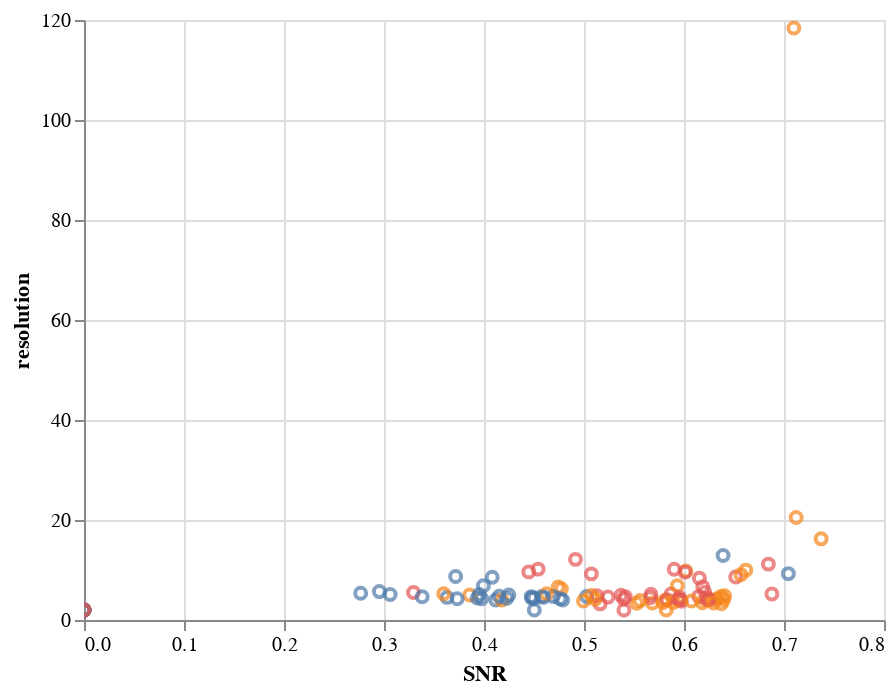

Notebook code for this chart:
### Code cell
zoom = alt.selection_interval(bind='scales')

input_dropdown = alt.binding_select(
    options=measures['ChannelLabel'].unique()
)

selection = alt.selection_single(
    fields=['ChannelLabel'],
    bind=input_dropdown,
    name='Channel :')

color = alt.condition(
    selection,
    alt.Color('ChannelLabel:N', legend=None),
    alt.value('lightgray')
)


chart.mark_point().encode(
    x="SNR",
    y="resolution",
    color=color,
    tooltip="AquisitionDate:N"
).add_selection(
    selection
).add_selection(
    zoom
)

### Figure 1 — Vega-Lite specification as saved in the notebook (floating-point values rounded to 4 significant figures)
{"config": {"view": {"continuousWidth": 400, "continuousHeight": 300}}, "data": {"name": "data-89c6f1efc614c89bcae9aa2261f15019"}, "mark": "point", "encoding": {"color": {"condition": {"type": "nominal", "field": "ChannelLabel", "legend": null, "selection": "Channel :"}, "value": "lightgray"}, "tooltip": {"type": "nominal", "field": "AquisitionDate"}, "x": {"type": "quantitative", "field": "SNR"}, "y": {"type": "quantitative", "field": "resolution"}}, "selection": {"Channel :": {"type": "single", "fields": ["ChannelLabel"], "bind": {"input": "select", "options": ["Ch2-T1", "Ch1-T2", "Ch2-T3"]}}, "selector002": {"type": "interval", "bind": "scales"}}, "$schema": "https://vega.github.io/schema/vega-lite/v4.8.1.json", "datasets": {"data-89c6f1efc614c89bcae9aa2261f15019": [{"Id": 16437, "AquisitionDate": "2015-04-09T02:09:49", "LensNA": 0.8, "ChannelLabel": "Ch2-T1", "PhysicalSizeX": 0.4151, "C": 0.0, "Z": 0.0, "T": 0.0, "SNR": 0.0, "resolution": 2.0}, {"Id": 16437, "AquisitionDate": "2015-04-09T02:09:49", "LensNA": 0.8, "ChannelLabel": "Ch1-T2", "PhysicalSizeX": 0.4151, "C": 1.0, "Z": 0.0, "T": 0.0, "SNR": 0.0, "resolution": 2.0}, {"Id": 16437, "AquisitionDate": "2015-04-09T02:09:49", "LensNA": 0.8, "ChannelLabel": "Ch2-T3", "PhysicalSizeX": 0.4151, "C": 2.0, "Z": 0.0, "T": 0.0, "SNR": 0.0, "resolution": 2.0}, {"Id": 16407, "AquisitionDate": "2015-04-09T02:09:49", "LensNA": 0.8, "ChannelLabel": "Ch2-T1", "PhysicalSizeX": 0.4151, "C": 0.0, "Z": 0.0, "T": 0.0, "SNR": 0.5933, "resolution": 4.024}, {"Id": 16407, "AquisitionDate": "2015-04-09T02:09:49", "LensNA": 0.8, "ChannelLabel": "Ch1-T2", "PhysicalSizeX": 0.4151, "C": 1.0, "Z": 0.0, "T": 0.0, "SNR": 0.0, "resolution": 2.0}, {"Id": 16407, "AquisitionDate": "2015-04-09T02:09:49", "LensNA": 0.8, "ChannelLabel": "Ch2-T3", "PhysicalSizeX": 0.4151, "C": 2.0, "Z": 0.0, "T": 0.0, "SNR": 0.5871, "resolution": 5.204}, {"Id": 16423, "AquisitionDate": "2015-04-09T02:09:49", "LensNA": 0.8, "ChannelLabel": "Ch2-T1", "PhysicalSizeX": 0.4151, "C": 0.0, "Z": 0.0, "T": 0.0, "SNR": 0.5816, "resolution": 4.003}, {"Id": 16423, "AquisitionDate": "2015-04-09T02:09:49", "LensNA": 0.8, "ChannelLabel": "Ch1-T2", "PhysicalSizeX": 0.4151, "C": 1.0, "Z": 0.0, "T": 0.0, "SNR": 0.4575, "resolution": 4.695}, {"Id": 16423, "AquisitionDate": "2015-04-09T02:09:49", "LensNA": 0.8, "ChannelLabel": "Ch2-T3", "PhysicalSizeX": 0.4151, "C": 2.0, "Z": 0.0, "T": 0.0, "SNR": 0.537, "resolution": 4.96}, {"Id": 16410, "AquisitionDate": "2015-04-09T02:09:49", "LensNA": 0.8, "ChannelLabel": "Ch2-T1", "PhysicalSizeX": 0.4151, "C": 0.0, "Z": 0.0, "T": 0.0, "SNR": 0.6219, "resolution": 4.001}, {"Id": 16410, "AquisitionDate": "2015-04-09T02:09:49", "LensNA": 0.8, "ChannelLabel": "Ch1-T2", "PhysicalSizeX": 0.4151, "C": 1.0, "Z": 0.0, "T": 0.0, "SNR": 0.4503, "resolution": 2.0}, {"Id": 16410, "AquisitionDate": "2015-04-09T02:09:49", "LensNA": 0.8, "ChannelLabel": "Ch2-T3", "PhysicalSizeX": 0.4151, "C": 2.0, "Z": 0.0, "T": 0.0, "SNR": 0.6147, "resolution": 4.691}, {"Id": 16414, "AquisitionDate": "2015-04-09T02:09:49", "LensNA": 0.8, "ChannelLabel": "Ch2-T1", "PhysicalSizeX": 0.4151, "C": 0.0, "Z": 0.0, "T": 0.0, "SNR": 0.5527, "resolution": 3.366}, {"Id": 16414, "AquisitionDate": "2015-04-09T02:09:49", "LensNA": 0.8, "ChannelLabel": "Ch1-T2", "PhysicalSizeX": 0.4151, "C": 1.0, "Z": 0.0, "T": 0.0, "SNR": 0.4118, "resolution": 4.001}, {"Id": 16414, "AquisitionDate": "2015-04-09T02:09:49", "LensNA": 0.8, "ChannelLabel": "Ch2-T3", "PhysicalSizeX": 0.4151, "C": 2.0, "Z": 0.0, "T": 0.0, "SNR": 0.5161, "resolution": 3.232}, {"Id": 16420, "AquisitionDate": "2015-04-09T02:09:49", "LensNA": 0.8, "ChannelLabel": "Ch2-T1", "PhysicalSizeX": 0.4151, "C": 0.0, "Z": 0.0, "T": 0.0, "SNR": 0.418, "resolution": 4.0}, {"Id": 16420, "AquisitionDate": "2015-04-09T02:09:49", "LensNA": 0.8, "ChannelLabel": "Ch1-T2", "PhysicalSizeX": 0.4151, "C": 1.0, "Z": 0.0, "T": 0.0, "SNR": 0.3976, "resolution": 4.269}, {"Id": 16420, "AquisitionDate": "2015-04-09T02:09:49", "LensNA": 0.8, "ChannelLabel": "Ch2-T3", "PhysicalSizeX": 0.4151, "C": 2.0, "Z": 0.0, "T": 0.0, "SNR": 0.5413, "resolution": 4.65}, {"Id": 16426, "AquisitionDate": "2015-04-09T02:09:49", "LensNA": 0.8, "ChannelLabel": "Ch2-T1", "PhysicalSizeX": 0.4151, "C": 0.0, "Z": 0.0, "T": 0.0, "SNR": 0.3857, "resolution": 5.017}, {"Id": 16426, "AquisitionDate": "2015-04-09T02:09:49", "LensNA": 0.8, "ChannelLabel": "Ch1-T2", "PhysicalSizeX": 0.4151, "C": 1.0, "Z": 0.0, "T": 0.0, "SNR": 0.3631, "resolution": 4.521}, {"Id": 16426, "AquisitionDate": "2015-04-09T02:09:49", "LensNA": 0.8, "ChannelLabel": "Ch2-T3", "PhysicalSizeX": 0.4151, "C": 2.0, "Z": 0.0, "T": 0.0, "SNR": 0.6154, "resolution": 8.377}, {"Id": 16431, "AquisitionDate": "2015-04-09T02:09:49", "LensNA": 0.8, "ChannelLabel": "Ch2-T1", "PhysicalSizeX": 0.4151, "C": 0.0, "Z": 0.0, "T": 0.0, "SNR": 0.6265, "resolution": 4.033}, {"Id": 16431, "AquisitionDate": "2015-04-09T02:09:49", "LensNA": 0.8, "ChannelLabel": "Ch1-T2", "PhysicalSizeX": 0.4151, "C": 1.0, "Z": 0.0, "T": 0.0, "SNR": 0.3062, "resolution": 5.117}, {"Id": 16431, "AquisitionDate": "2015-04-09T02:09:49", "LensNA": 0.8, "ChannelLabel": "Ch2-T3", "PhysicalSizeX": 0.4151, "C": 2.0, "Z": 0.0, "T": 0.0, "SNR": 0.3295, "resolution": 5.517}, {"Id": 16404, "AquisitionDate": "2015-04-09T02:09:49", "LensNA": 0.8, "ChannelLabel": "Ch2-T1", "PhysicalSizeX": 0.4151, "C": 0.0, "Z": 0.0, "T": 0.0, "SNR": 0.5933, "resolution": 6.851}, {"Id": 16404, "AquisitionDate": "2015-04-09T02:09:49", "LensNA": 0.8, "ChannelLabel": "Ch1-T2", "PhysicalSizeX": 0.4151, "C": 1.0, "Z": 0.0, "T": 0.0, "SNR": 0.0, "resolution": 2.0}, {"Id": 16404, "AquisitionDate": "2015-04-09T02:09:49", "LensNA": 0.8, "ChannelLabel": "Ch2-T3", "PhysicalSizeX": 0.4151, "C": 2.0, "Z": 0.0, "T": 0.0, "SNR": 0.0, "resolution": 2.0}, {"Id": 16415, "AquisitionDate": "2015-04-09T02:09:49", "LensNA": 0.8, "ChannelLabel": "Ch2-T1", "PhysicalSizeX": 0.4151, "C": 0.0, "Z": 0.0, "T": 0.0, "SNR": 0.5684, "resolution": 3.386}, {"Id": 16415, "AquisitionDate": "2015-04-09T02:09:49", "LensNA": 0.8, "ChannelLabel": "Ch1-T2", "PhysicalSizeX": 0.4151, "C": 1.0, "Z": 0.0, "T": 0.0, "SNR": 0.3933, "resolution": 4.394}, {"Id": 16415, "AquisitionDate": "2015-04-09T02:09:49", "LensNA": 0.8, "ChannelLabel": "Ch2-T3", "PhysicalSizeX": 0.4151, "C": 2.0, "Z": 0.0, "T": 0.0, "SNR": 0.5975, "resolution": 3.752}, {"Id": 16429, "AquisitionDate": "2015-04-09T02:09:49", "LensNA": 0.8, "ChannelLabel": "Ch2-T1", "PhysicalSizeX": 0.4151, "C": 0.0, "Z": 0.0, "T": 0.0, "SNR": 0.4741, "resolution": 6.594}, {"Id": 16429, "AquisitionDate": "2015-04-09T02:09:49", "LensNA": 0.8, "ChannelLabel": "Ch1-T2", "PhysicalSizeX": 0.4151, "C": 1.0, "Z": 0.0, "T": 0.0, "SNR": 0.3952, "resolution": 5.089}, {"Id": 16429, "AquisitionDate": "2015-04-09T02:09:49", "LensNA": 0.8, "ChannelLabel": "Ch2-T3", "PhysicalSizeX": 0.4151, "C": 2.0, "Z": 0.0, "T": 0.0, "SNR": 0.4542, "resolution": 10.18}, {"Id": 16427, "AquisitionDate": "2015-04-09T02:09:49", "LensNA": 0.8, "ChannelLabel": "Ch2-T1", "PhysicalSizeX": 0.4151, "C": 0.0, "Z": 0.0, "T": 0.0, "SNR": 0.4774, "resolution": 6.265}, {"Id": 16427, "AquisitionDate": "2015-04-09T02:09:49", "LensNA": 0.8, "ChannelLabel": "Ch1-T2", "PhysicalSizeX": 0.4151, "C": 1.0, "Z": 0.0, "T": 0.0, "SNR": 0.3716, "resolution": 8.689}, {"Id": 16427, "AquisitionDate": "2015-04-09T02:09:49", "LensNA": 0.8, "ChannelLabel": "Ch2-T3", "PhysicalSizeX": 0.4151, "C": 2.0, "Z": 0.0, "T": 0.0, "SNR": 0.4448, "resolution": 9.622}, {"Id": 16422, "AquisitionDate": "2015-04-09T02:09:49", "LensNA": 0.8, "ChannelLabel": "Ch2-T1", "PhysicalSizeX": 0.4151, "C": 0.0, "Z": 0.0, "T": 0.0, "SNR": 0.6406, "resolution": 4.84}, {"Id": 16422, "AquisitionDate": "2015-04-09T02:09:49", "LensNA": 0.8, "ChannelLabel": "Ch1-T2", "PhysicalSizeX": 0.4151, "C": 1.0, "Z": 0.0, "T": 0.0, "SNR": 0.5026, "resolution": 4.7}, {"Id": 16422, "AquisitionDate": "2015-04-09T02:09:49", "LensNA": 0.8, "ChannelLabel": "Ch2-T3", "PhysicalSizeX": 0.4151, "C": 2.0, "Z": 0.0, "T": 0.0, "SNR": 0.5664, "resolution": 4.471}, {"Id": 16408, "AquisitionDate": "2015-04-09T02:09:49", "LensNA": 0.8, "ChannelLabel": "Ch2-T1", "PhysicalSizeX": 0.4151, "C": 0.0, "Z": 0.0, "T": 0.0, "SNR": 0.556, "resolution": 3.881}, {"Id": 16408, "AquisitionDate": "2015-04-09T02:09:49", "LensNA": 0.8, "ChannelLabel": "Ch1-T2", "PhysicalSizeX": 0.4151, "C": 1.0, "Z": 0.0, "T": 0.0, "SNR": 0.3994, "resolution": 6.844}, {"Id": 16408, "AquisitionDate": "2015-04-09T02:09:49", "LensNA": 0.8, "ChannelLabel": "Ch2-T3", "PhysicalSizeX": 0.4151, "C": 2.0, "Z": 0.0, "T": 0.0, "SNR": 0.5398, "resolution": 4.214}, {"Id": 16432, "AquisitionDate": "2015-04-09T02:09:49", "LensNA": 0.8, "ChannelLabel": "Ch2-T1", "PhysicalSizeX": 0.4151, "C": 0.0, "Z": 0.0, "T": 0.0, "SNR": 0.7371, "resolution": 16.23}, {"Id": 16432, "AquisitionDate": "2015-04-09T02:09:49", "LensNA": 0.8, "ChannelLabel": "Ch1-T2", "PhysicalSizeX": 0.4151, "C": 1.0, "Z": 0.0, "T": 0.0, "SNR": 0.3732, "resolution": 4.263}, {"Id": 16432, "AquisitionDate": "2015-04-09T02:09:49", "LensNA": 0.8, "ChannelLabel": "Ch2-T3", "PhysicalSizeX": 0.4151, "C": 2.0, "Z": 0.0, "T": 0.0, "SNR": 0.6879, "resolution": 5.188}, {"Id": 16435, "AquisitionDate": "2015-04-09T02:09:49", "LensNA": 0.8, "ChannelLabel": "Ch2-T1", "PhysicalSizeX": 0.4151, "C": 0.0, "Z": 0.0, "T": 0.0, "SNR": 0.6334, "resolution": 4.259}, {"Id": 16435, "AquisitionDate": "2015-04-09T02:09:49", "LensNA": 0.8, "ChannelLabel": "Ch1-T2", "PhysicalSizeX": 0.4151, "C": 1.0, "Z": 0.0, "T": 0.0, "SNR": 0.2954, "resolution": 5.68}, {"Id": 16435, "AquisitionDate": "2015-04-09T02:09:49", "LensNA": 0.8, "ChannelLabel": "Ch2-T3", "PhysicalSizeX": 0.4151, "C": 2.0, "Z": 0.0, "T": 0.0, "SNR": 0.6208, "resolution": 5.559}, {"Id": 16411, "AquisitionDate": "2015-04-09T02:09:49", "LensNA": 0.8, "ChannelLabel": "Ch2-T1", "PhysicalSizeX": 0.4151, "C": 0.0, "Z": 0.0, "T": 0.0, "SNR": 0.579, "resolution": 3.514}, {"Id": 16411, "AquisitionDate": "2015-04-09T02:09:49", "LensNA": 0.8, "ChannelLabel": "Ch1-T2", "PhysicalSizeX": 0.4151, "C": 1.0, "Z": 0.0, "T": 0.0, "SNR": 0.4082, "resolution": 8.555}, {"Id": 16411, "AquisitionDate": "2015-04-09T02:09:49", "LensNA": 0.8, "ChannelLabel": "Ch2-T3", "PhysicalSizeX": 0.4151, "C": 2.0, "Z": 0.0, "T": 0.0, "SNR": 0.5831, "resolution": 4.08}, {"Id": 16413, "AquisitionDate": "2015-04-09T02:09:49", "LensNA": 0.8, "ChannelLabel": "Ch2-T1", "PhysicalSizeX": 0.4151, "C": 0.0, "Z": 0.0, "T": 0.0, "SNR": 0.6183, "resolution": 3.457}, {"Id": 16413, "AquisitionDate": "2015-04-09T02:09:49", "LensNA": 0.8, "ChannelLabel": "Ch1-T2", "PhysicalSizeX": 0.4151, "C": 1.0, "Z": 0.0, "T": 0.0, "SNR": 0.4692, "resolution": 4.707}, {"Id": 16413, "AquisitionDate": "2015-04-09T02:09:49", "LensNA": 0.8, "ChannelLabel": "Ch2-T3", "PhysicalSizeX": 0.4151, "C": 2.0, "Z": 0.0, "T": 0.0, "SNR": 0.5957, "resolution": 4.077}, {"Id": 16436, "AquisitionDate": "2015-04-09T02:09:49", "LensNA": 0.8, "ChannelLabel": "Ch2-T1", "PhysicalSizeX": 0.4151, "C": 0.0, "Z": 0.0, "T": 0.0, "SNR": 0.7099, "resolution": 118.4}, {"Id": 16436, "AquisitionDate": "2015-04-09T02:09:49", "LensNA": 0.8, "ChannelLabel": "Ch1-T2", "PhysicalSizeX": 0.4151, "C": 1.0, "Z": 0.0, "T": 0.0, "SNR": 0.6391, "resolution": 12.9}, {"Id": 16436, "AquisitionDate": "2015-04-09T02:09:49", "LensNA": 0.8, "ChannelLabel": "Ch2-T3", "PhysicalSizeX": 0.4151, "C": 2.0, "Z": 0.0, "T": 0.0, "SNR": 0.6517, "resolution": 8.605}, {"Id": 16434, "AquisitionDate": "2015-04-09T02:09:49", "LensNA": 0.8, "ChannelLabel": "Ch2-T1", "PhysicalSizeX": 0.4151, "C": 0.0, "Z": 0.0, "T": 0.0, "SNR": 0.6018, "resolution": 9.794}, {"Id": 16434, "AquisitionDate": "2015-04-09T02:09:49", "LensNA": 0.8, "ChannelLabel": "Ch1-T2", "PhysicalSizeX": 0.4151, "C": 1.0, "Z": 0.0, "T": 0.0, "SNR": 0.2767, "resolution": 5.349}, {"Id": 16434, "AquisitionDate": "2015-04-09T02:09:49", "LensNA": 0.8, "ChannelLabel": "Ch2-T3", "PhysicalSizeX": 0.4151, "C": 2.0, "Z": 0.0, "T": 0.0, "SNR": 0.5902, "resolution": 10.13}, {"Id": 16425, "AquisitionDate": "2015-04-09T02:09:49", "LensNA": 0.8, "ChannelLabel": "Ch2-T1", "PhysicalSizeX": 0.4151, "C": 0.0, "Z": 0.0, "T": 0.0, "SNR": 0.4626, "resolution": 5.231}, {"Id": 16425, "AquisitionDate": "2015-04-09T02:09:49", "LensNA": 0.8, "ChannelLabel": "Ch1-T2", "PhysicalSizeX": 0.4151, "C": 1.0, "Z": 0.0, "T": 0.0, "SNR": 0.4787, "resolution": 4.012}, {"Id": 16425, "AquisitionDate": "2015-04-09T02:09:49", "LensNA": 0.8, "ChannelLabel": "Ch2-T3", "PhysicalSizeX": 0.4151, "C": 2.0, "Z": 0.0, "T": 0.0, "SNR": 0.5073, "resolution": 9.228}, {"Id": 16417, "AquisitionDate": "2015-04-09T02:09:49", "LensNA": 0.8, "ChannelLabel": "Ch2-T1", "PhysicalSizeX": 0.4151, "C": 0.0, "Z": 0.0, "T": 0.0, "SNR": 0.6375, "resolution": 3.235}, {"Id": 16417, "AquisitionDate": "2015-04-09T02:09:49", "LensNA": 0.8, "ChannelLabel": "Ch1-T2", "PhysicalSizeX": 0.4151, "C": 1.0, "Z": 0.0, "T": 0.0, "SNR": 0.4596, "resolution": 4.555}, {"Id": 16417, "AquisitionDate": "2015-04-09T02:09:49", "LensNA": 0.8, "ChannelLabel": "Ch2-T3", "PhysicalSizeX": 0.4151, "C": 2.0, "Z": 0.0, "T": 0.0, "SNR": 0.5961, "resolution": 4.079}, {"Id": 16409, "AquisitionDate": "2015-04-09T02:09:49", "LensNA": 0.8, "ChannelLabel": "Ch2-T1", "PhysicalSizeX": 0.4151, "C": 0.0, "Z": 0.0, "T": 0.0, "SNR": 0.6369, "resolution": 4.691}, {"Id": 16409, "AquisitionDate": "2015-04-09T02:09:49", "LensNA": 0.8, "ChannelLabel": "Ch1-T2", "PhysicalSizeX": 0.4151, "C": 1.0, "Z": 0.0, "T": 0.0, "SNR": 0.0, "resolution": 2.0}, {"Id": 16409, "AquisitionDate": "2015-04-09T02:09:49", "LensNA": 0.8, "ChannelLabel": "Ch2-T3", "PhysicalSizeX": 0.4151, "C": 2.0, "Z": 0.0, "T": 0.0, "SNR": 0.6188, "resolution": 6.643}, {"Id": 16419, "AquisitionDate": "2015-04-09T02:09:49", "LensNA": 0.8, "ChannelLabel": "Ch2-T1", "PhysicalSizeX": 0.4151, "C": 0.0, "Z": 0.0, "T": 0.0, "SNR": 0.4995, "resolution": 3.785}, {"Id": 16419, "AquisitionDate": "2015-04-09T02:09:49", "LensNA": 0.8, "ChannelLabel": "Ch1-T2", "PhysicalSizeX": 0.4151, "C": 1.0, "Z": 0.0, "T": 0.0, "SNR": 0.4228, "resolution": 4.339}, {"Id": 16419, "AquisitionDate": "2015-04-09T02:09:49", "LensNA": 0.8, "ChannelLabel": "Ch2-T3", "PhysicalSizeX": 0.4151, "C": 2.0, "Z": 0.0, "T": 0.0, "SNR": 0.513, "resolution": 4.835}, {"Id": 16412, "AquisitionDate": "2015-04-09T02:09:49", "LensNA": 0.8, "ChannelLabel": "Ch2-T1", "PhysicalSizeX": 0.4151, "C": 0.0, "Z": 0.0, "T": 0.0, "SNR": 0.5892, "resolution": 3.519}, {"Id": 16412, "AquisitionDate": "2015-04-09T02:09:49", "LensNA": 0.8, "ChannelLabel": "Ch1-T2", "PhysicalSizeX": 0.4151, "C": 1.0, "Z": 0.0, "T": 0.0, "SNR": 0.4151, "resolution": 4.748}, {"Id": 16412, "AquisitionDate": "2015-04-09T02:09:49", "LensNA": 0.8, "ChannelLabel": "Ch2-T3", "PhysicalSizeX": 0.4151, "C": 2.0, "Z": 0.0, "T": 0.0, "SNR": 0.5954, "resolution": 4.528}, {"Id": 16421, "AquisitionDate": "2015-04-09T02:09:49", "LensNA": 0.8, "ChannelLabel": "Ch2-T1", "PhysicalSizeX": 0.4151, "C": 0.0, "Z": 0.0, "T": 0.0, "SNR": 0.6397, "resolution": 4.08}, {"Id": 16421, "AquisitionDate": "2015-04-09T02:09:49", "LensNA": 0.8, "ChannelLabel": "Ch1-T2", "PhysicalSizeX": 0.4151, "C": 1.0, "Z": 0.0, "T": 0.0, "SNR": 0.4473, "resolution": 4.676}, {"Id": 16421, "AquisitionDate": "2015-04-09T02:09:49", "LensNA": 0.8, "ChannelLabel": "Ch2-T3", "PhysicalSizeX": 0.4151, "C": 2.0, "Z": 0.0, "T": 0.0, "SNR": 0.623, "resolution": 4.369}, {"Id": 16416, "AquisitionDate": "2015-04-09T02:09:49", "LensNA": 0.8, "ChannelLabel": "Ch2-T1", "PhysicalSizeX": 0.4151, "C": 0.0, "Z": 0.0, "T": 0.0, "SNR": 0.6074, "resolution": 3.813}, {"Id": 16416, "AquisitionDate": "2015-04-09T02:09:49", "LensNA": 0.8, "ChannelLabel": "Ch1-T2", "PhysicalSizeX": 0.4151, "C": 1.0, "Z": 0.0, "T": 0.0, "SNR": 0.4477, "resolution": 4.389}, {"Id": 16416, "AquisitionDate": "2015-04-09T02:09:49", "LensNA": 0.8, "ChannelLabel": "Ch2-T3", "PhysicalSizeX": 0.4151, "C": 2.0, "Z": 0.0, "T": 0.0, "SNR": 0.6249, "resolution": 4.044}, {"Id": 16406, "AquisitionDate": "2015-04-09T02:09:49", "LensNA": 0.8, "ChannelLabel": "Ch2-T1", "PhysicalSizeX": 0.4151, "C": 0.0, "Z": 0.0, "T": 0.0, "SNR": 0.6569, "resolution": 9.069}, {"Id": 16406, "AquisitionDate": "2015-04-09T02:09:49", "LensNA": 0.8, "ChannelLabel": "Ch1-T2", "PhysicalSizeX": 0.4151, "C": 1.0, "Z": 0.0, "T": 0.0, "SNR": 0.0, "resolution": 2.0}, {"Id": 16406, "AquisitionDate": "2015-04-09T02:09:49", "LensNA": 0.8, "ChannelLabel": "Ch2-T3", "PhysicalSizeX": 0.4151, "C": 2.0, "Z": 0.0, "T": 0.0, "SNR": 0.5399, "resolution": 2.0}, {"Id": 16438, "AquisitionDate": "2015-04-09T02:09:49", "LensNA": 0.8, "ChannelLabel": "Ch2-T1", "PhysicalSizeX": 0.4151, "C": 0.0, "Z": 0.0, "T": 0.0, "SNR": 0.0, "resolution": 2.0}, {"Id": 16438, "AquisitionDate": "2015-04-09T02:09:49", "LensNA": 0.8, "ChannelLabel": "Ch1-T2", "PhysicalSizeX": 0.4151, "C": 1.0, "Z": 0.0, "T": 0.0, "SNR": 0.0, "resolution": 2.0}, {"Id": 16438, "AquisitionDate": "2015-04-09T02:09:49", "LensNA": 0.8, "ChannelLabel": "Ch2-T3", "PhysicalSizeX": 0.4151, "C": 2.0, "Z": 0.0, "T": 0.0, "SNR": 0.0, "resolution": 2.0}, {"Id": 16433, "AquisitionDate": "2015-04-09T02:09:49", "LensNA": 0.8, "ChannelLabel": "Ch2-T1", "PhysicalSizeX": 0.4151, "C": 0.0, "Z": 0.0, "T": 0.0, "SNR": 0.7122, "resolution": 20.49}, {"Id": 16433, "AquisitionDate": "2015-04-09T02:09:49", "LensNA": 0.8, "ChannelLabel": "Ch1-T2", "PhysicalSizeX": 0.4151, "C": 1.0, "Z": 0.0, "T": 0.0, "SNR": 0.7044, "resolution": 9.275}, {"Id": 16433, "AquisitionDate": "2015-04-09T02:09:49", "LensNA": 0.8, "ChannelLabel": "Ch2-T3", "PhysicalSizeX": 0.4151, "C": 2.0, "Z": 0.0, "T": 0.0, "SNR": 0.6844, "resolution": 11.18}, {"Id": 16430, "AquisitionDate": "2015-04-09T02:09:49", "LensNA": 0.8, "ChannelLabel": "Ch2-T1", "PhysicalSizeX": 0.4151, "C": 0.0, "Z": 0.0, "T": 0.0, "SNR": 0.3597, "resolution": 5.236}, {"Id": 16430, "AquisitionDate": "2015-04-09T02:09:49", "LensNA": 0.8, "ChannelLabel": "Ch1-T2", "PhysicalSizeX": 0.4151, "C": 1.0, "Z": 0.0, "T": 0.0, "SNR": 0.3382, "resolution": 4.651}, {"Id": 16430, "AquisitionDate": "2015-04-09T02:09:49", "LensNA": 0.8, "ChannelLabel": "Ch2-T3", "PhysicalSizeX": 0.4151, "C": 2.0, "Z": 0.0, "T": 0.0, "SNR": 0.6011, "resolution": 9.574}, {"Id": 16428, "AquisitionDate": "2015-04-09T02:09:49", "LensNA": 0.8, "ChannelLabel": "Ch2-T1", "PhysicalSizeX": 0.4151, "C": 0.0, "Z": 0.0, "T": 0.0, "SNR": 0.5076, "resolution": 4.887}, {"Id": 16428, "AquisitionDate": "2015-04-09T02:09:49", "LensNA": 0.8, "ChannelLabel": "Ch1-T2", "PhysicalSizeX": 0.4151, "C": 1.0, "Z": 0.0, "T": 0.0, "SNR": 0.4248, "resolution": 5.003}, {"Id": 16428, "AquisitionDate": "2015-04-09T02:09:49", "LensNA": 0.8, "ChannelLabel": "Ch2-T3", "PhysicalSizeX": 0.4151, "C": 2.0, "Z": 0.0, "T": 0.0, "SNR": 0.4915, "resolution": 12.13}, {"Id": 16403, "AquisitionDate": "2015-04-09T02:09:49", "LensNA": 0.8, "ChannelLabel": "Ch2-T1", "PhysicalSizeX": 0.4151, "C": 0.0, "Z": 0.0, "T": 0.0, "SNR": 0.5822, "resolution": 2.0}, {"Id": 16403, "AquisitionDate": "2015-04-09T02:09:49", "LensNA": 0.8, "ChannelLabel": "Ch1-T2", "PhysicalSizeX": 0.4151, "C": 1.0, "Z": 0.0, "T": 0.0, "SNR": 0.0, "resolution": 2.0}, {"Id": 16403, "AquisitionDate": "2015-04-09T02:09:49", "LensNA": 0.8, "ChannelLabel": "Ch2-T3", "PhysicalSizeX": 0.4151, "C": 2.0, "Z": 0.0, "T": 0.0, "SNR": 0.0, "resolution": 2.0}, {"Id": 16405, "AquisitionDate": "2015-04-09T02:09:49", "LensNA": 0.8, "ChannelLabel": "Ch2-T1", "PhysicalSizeX": 0.4151, "C": 0.0, "Z": 0.0, "T": 0.0, "SNR": 0.6619, "resolution": 9.979}, {"Id": 16405, "AquisitionDate": "2015-04-09T02:09:49", "LensNA": 0.8, "ChannelLabel": "Ch1-T2", "PhysicalSizeX": 0.4151, "C": 1.0, "Z": 0.0, "T": 0.0, "SNR": 0.0, "resolution": 2.0}, {"Id": 16405, "AquisitionDate": "2015-04-09T02:09:49", "LensNA": 0.8, "ChannelLabel": "Ch2-T3", "PhysicalSizeX": 0.4151, "C": 2.0, "Z": 0.0, "T": 0.0, "SNR": 0.0, "resolution": 2.0}, {"Id": 16424, "AquisitionDate": "2015-04-09T02:09:49", "LensNA": 0.8, "ChannelLabel": "Ch2-T1", "PhysicalSizeX": 0.4151, "C": 0.0, "Z": 0.0, "T": 0.0, "SNR": 0.5113, "resolution": 4.137}, {"Id": 16424, "AquisitionDate": "2015-04-09T02:09:49", "LensNA": 0.8, "ChannelLabel": "Ch1-T2", "PhysicalSizeX": 0.4151, "C": 1.0, "Z": 0.0, "T": 0.0, "SNR": 0.45, "resolution": 4.353}, {"Id": 16424, "AquisitionDate": "2015-04-09T02:09:49", "LensNA": 0.8, "ChannelLabel": "Ch2-T3", "PhysicalSizeX": 0.4151, "C": 2.0, "Z": 0.0, "T": 0.0, "SNR": 0.567, "resolution": 5.15}, {"Id": 16418, "AquisitionDate": "2015-04-09T02:09:49", "LensNA": 0.8, "ChannelLabel": "Ch2-T1", "PhysicalSizeX": 0.4151, "C": 0.0, "Z": 0.0, "T": 0.0, "SNR": 0.6295, "resolution": 3.389}, {"Id": 16418, "AquisitionDate": "2015-04-09T02:09:49", "LensNA": 0.8, "ChannelLabel": "Ch1-T2", "PhysicalSizeX": 0.4151, "C": 1.0, "Z": 0.0, "T": 0.0, "SNR": 0.476, "resolution": 4.273}, {"Id": 16418, "AquisitionDate": "2015-04-09T02:09:49", "LensNA": 0.8, "ChannelLabel": "Ch2-T3", "PhysicalSizeX": 0.4151, "C": 2.0, "Z": 0.0, "T": 0.0, "SNR": 0.5239, "resolution": 4.582}]}}
